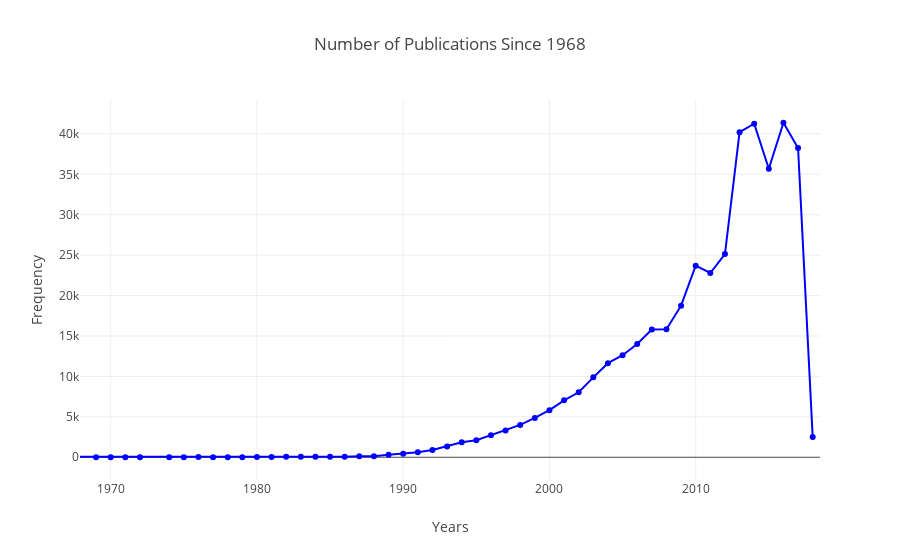

The notebook cell this image was saved under:
### Code cell
x1= df_pub_year.publicationYear.value_counts().sort_index().index
y1 = df_pub_year.publicationYear.value_counts().sort_index().values
trace1 = go.Scatter(
    x=x1,
    y=y1,
    mode = 'lines+markers',
    text = x1,
    marker=dict(
    color='blue'),  
)
layout = go.Layout(
    xaxis=dict(
        title = 'Years',
        range = [1967.9,2018.5],
        autotick=True,  
    ),
    yaxis = dict(
    title = 'Frequency'
    ),
    title = 'Number of Publications Since 1968'
    )

fig = go.Figure(data=[trace1], layout=layout)
py.iplot(fig)

### Figure 1 — Plotly figure (JSON) as saved in the notebook; plotly's stock layout.template omitted (floating-point values rounded to 4 significant figures)
{"data": [{"marker": {"color": "blue"}, "mode": "lines+markers", "text": [201, 1969, 1970, 1971, 1972, 1974, 1975, 1976, 1977, 1978, 1979, 1980, 1981, 1982, 1983, 1984, 1985, 1986, 1987, 1988, 1989, 1990, 1991, 1992, 1993, 1994, 1995, 1996, 1997, 1998, 1999, 2000, 2001, 2002, 2003, 2004, 2005, 2006, 2007, 2008, 2009, 2010, 2011, 2012, 2013, 2014, 2015, 2016, 2017, 2018], "type": "scatter", "x": [201, 1969, 1970, 1971, 1972, 1974, 1975, 1976, 1977, 1978, 1979, 1980, 1981, 1982, 1983, 1984, 1985, 1986, 1987, 1988, 1989, 1990, 1991, 1992, 1993, 1994, 1995, 1996, 1997, 1998, 1999, 2000, 2001, 2002, 2003, 2004, 2005, 2006, 2007, 2008, 2009, 2010, 2011, 2012, 2013, 2014, 2015, 2016, 2017, 2018], "y": [2, 1, 3, 1, 8, 10, 15, 20, 13, 11, 10, 38, 34, 63, 48, 54, 62, 62, 116, 119, 318, 421, 618, 910, 1332, 1844, 2116, 2723, 3315, 3999, 4862, 5827, 7045, 8038, 9885, 11638, 12619, 14009, 15792, 15819, 18751, 23695, 22793, 25135, 40213, 41263, 35693, 41377, 38263, 2510]}], "layout": {"title": "Number of Publications Since 1968", "xaxis": {"autotick": true, "range": [1968.0, 2018.0], "title": "Years"}, "yaxis": {"title": "Frequency"}}}
